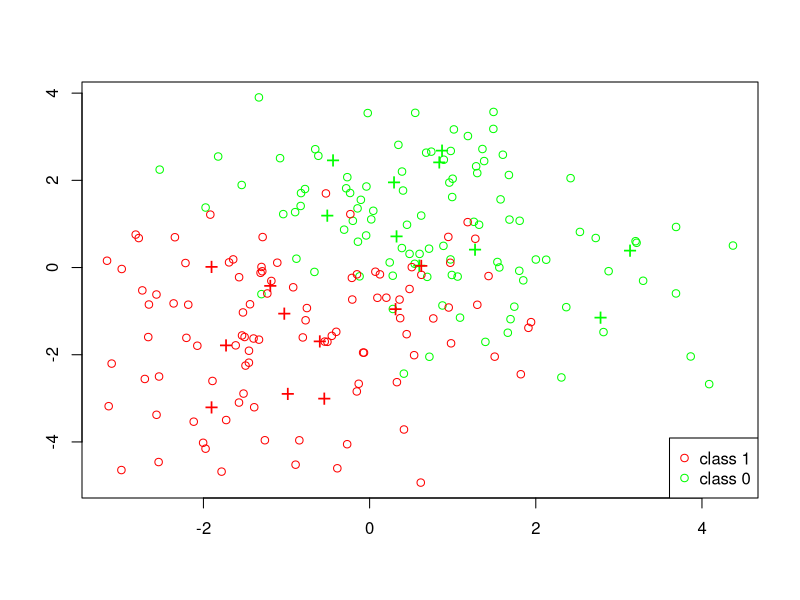
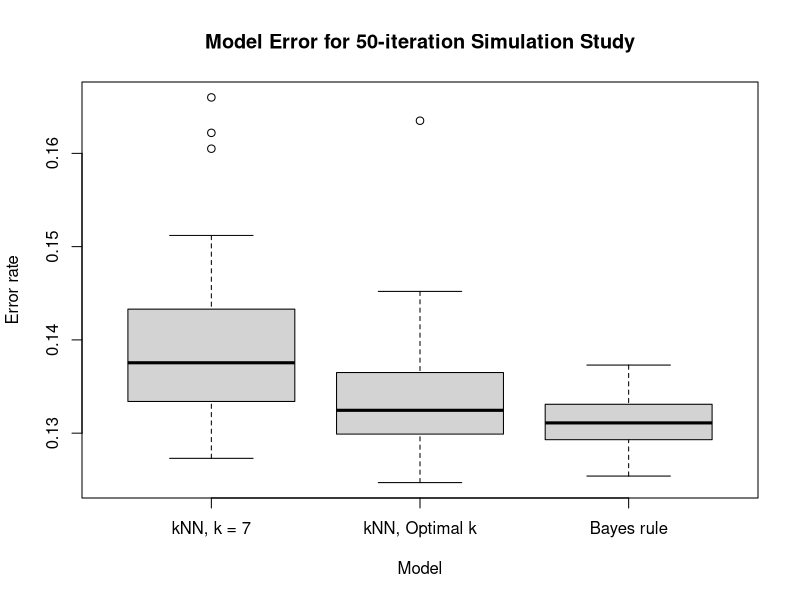

Reproduce these figures in R, in order.
## ---- chunk 1
# Set Seed
set.seed(235)

# import necessary libraries
library(class)

csize = 10
p = 2        
s_centers = 1
s_x = 1
#s_x = sqrt(1/2); 

m1 = matrix(rnorm(csize*p), csize, p)*s_centers + cbind( rep(1.0,csize), rep(1.0,csize) )
m0 = matrix(rnorm(csize*p), csize, p)*s_centers + cbind( rep(-1.0,csize), rep(-1.0,csize) )
## ---- chunk 2
# Training sample of size 200
n = 100
id1 = sample(1:csize, n, replace=TRUE)
id0 = sample(1:csize, n, replace=TRUE)  
traindata = matrix(rnorm(2*n*p), 2*n, p)*s_x + rbind(m1[id1,], m0[id0,])
dim(traindata)
Ytrain = rep(c(1, 0), each = n)

# Test sample of size 10,000

N = 5000
# Allocate the n samples for class 1  to the 10 clusters
id1 = sample(1:csize, N, replace=TRUE)
# Allocate the n samples for class 1 to the 10 clusters
id0 = sample(1:csize, N, replace=TRUE)  
testdata = matrix(rnorm(2*N*p), 2*N, p)*s_x + rbind(m1[id1,], m0[id0,])
dim(testdata)
Ytest = rep(c(1, 0), each = N)
## ---- chunk 3
plot(traindata[,1], traindata[,2], type="n", xlab="", ylab="")
points(traindata[1:n,1], traindata[1:n,2], col="green")
points(traindata[(n+1):(2*n),1], traindata[(n+1):(2*n),2], col="red")
points(m1[1:csize,1], m1[1:csize,2], pch="+", cex=1.5, col="green")
points(m0[1:csize,1], m0[1:csize,2], pch="+", cex=1.5, col="red");   
legend("bottomright", pch = c(1,1), col = c("red", "green"), legend = c("class 1", "class 0"))
## ---- chunk 4
# Euclidean helper function
euclidean_distance = function(point1, point2) {
  if (length(point1) == length(point2)) {
    return(sqrt(sum((point1 - point2)^2)))
  } else {
    stop('Vectors must be of the same length')
  }
}



knn_from_scratch = function(train, test, truth, k) {
  
  expanded_test_data = matrix(rep(test,each = nrow(train)), ncol=2)
  expanded_train_data = matrix(rep(t(train), times = nrow(test)), ncol=2, byrow = TRUE)
  # Repeat test rows to subtract from corresponding training rows
  
  train_less_test = expanded_train_data - expanded_test_data
  train_less_test_sum_squares = rowSums(train_less_test^2)
  neighbor_distances = matrix(sqrt(train_less_test_sum_squares),nrow=nrow(test), byrow=TRUE)
  # Take the sum of squares of the difference between test points from training points
  # Uses vector functionality to calculate each point's distance to neighbors
  
  nearest_neighbor_address = function(j) {
    # Handle distance ties by including all distance ties in the vote count
    extra_k = 0
    unique_j = unique(j)
    nearest = head(sort(unique_j),k)
    
    get_distance_ties <- function(i) {
      extra_k = extra_k + (sum(j == i) - 1)
    }
    
    sapply(nearest, get_distance_ties)
    
    return(head(order(j),k+extra_k))
  }
  # Function to get k nearest neighbors (temp variable j for k)
  
  neighborhood_votes = apply(neighbor_distances, 1, nearest_neighbor_address)
  # Return address of each row's nearest neighbor
  
  neighborhood_votes_v = matrix(truth[neighborhood_votes], nrow=nrow(test), byrow=TRUE)
  # Collect votes from nearest neighbor
  
  determine_winner = function(point){
    if (sum(point) > k/2) {
      return(1)
    } else if (sum(point) < k/2) {
      return(0)
    } else {
      return(sample(0:1, 1))
    }
  }
  # Determine winner given votes of k nearest neighbors. Ties are broken randomly.
  
  predictions = apply(neighborhood_votes_v, 1, determine_winner)
  return(predictions)
}
## ---- chunk 5
# k = 1
print("k = 1")
baseline_test.pred = knn(traindata, testdata, Ytrain, k=1)
table(Ytest, baseline_test.pred)
implementation_test.pred = knn_from_scratch(traindata, testdata, Ytrain, k=1)
table(Ytest, implementation_test.pred)

# k = 3
print("k = 3")
baseline_test.pred = knn(traindata, testdata, Ytrain, k=3)
table(Ytest, baseline_test.pred)
implementation_test.pred = knn_from_scratch(traindata, testdata, Ytrain, k=3)
table(Ytest, implementation_test.pred)

# k = 5
print("k = 5")
baseline_test.pred = knn(traindata, testdata, Ytrain, k=5)
table(Ytest, baseline_test.pred)
implementation_test.pred = knn_from_scratch(traindata, testdata, Ytrain, k=5)
table(Ytest, implementation_test.pred)
## ---- chunk 6
get_best_k = function(x, y) {
  
  # init variables for looping through k values
  max_k = 180
  fold_count = 10
  k_values = 1:max_k
  average_errors = rep(0, max_k)
  fold_size = floor(nrow(x) / fold_count)
  random_idx = sample(1:nrow(x))

  # loop through values of k, for each, calculate n-fold cv error
  for (k in k_values){
    # cumulative error for averaging out at the end
      error = 0
      
    for (fold in 1:fold_count){
      # calculate the index for train/validate for this fold 
      # do this by getting ordered idx (e.g. 1:10), then using that to get rand idx
      ordered_val_idx = ((fold - 1) * fold_size + 1) : (fold * fold_size)
      val_idx = random_idx[ordered_val_idx]
      
      # split data into train/val. Use negative index to exclude ones we don't want
      fold_train_x = x[-val_idx, ]
      fold_train_y = y[-val_idx]
      fold_val_x = x[val_idx, ]
      fold_val_y = y[val_idx]
      
      # Make prediction
      fold_predicted_y = knn(fold_train_x, fold_val_x, fold_train_y, k=k)
        
      # Sum the error
      error = error + sum(fold_predicted_y != fold_val_y)
    }
      
    # Add error to array to track
    average_errors[k] = error / fold_count
  }
  
  # uncomment to debug
  # plot(average_errors, xlab="k", ylab="Average error count", main="Error vs K")
  
  # Find lowest error (larger k breaks tie) which.max returns first, so reversing
  # array will get us last
  min_idx = length(average_errors) - which.min(rev(average_errors)) + 1
  min_error = average_errors[min_idx]
  best_k = k_values[min_idx]

return(best_k)
}
## ---- chunk 7
# now train model using our preferred k
best_k = get_best_k(traindata, Ytrain)
predicted = knn(traindata, testdata, Ytrain, k=best_k)
actual = Ytest
print(table(actual, predicted))
print(paste0("The value of the selected k is ", best_k))
## ---- chunk 8
# now train model using our preferred k
bayes_rule = function(x, s, m1, m0) {
  # x = x values 
  # s = sigma used to generate x
  # m0 = means of class 0 (for each center)
  # m1 - means of class 1 (for each center)
  
  # from assignment 1 (campuswire #36)
  
  # initialize variables for loop
  center_count = nrow(m1)
  numerator = rep(0, nrow(x))
  denominator  = rep(0, nrow(x))
  
  # iterate through centers, and sum for each
  for(center in 1:center_count){
    current_m1 = m1[center, ]
    current_m0 = m0[center, ]
    
    # get norm of each row
    m1_norm = apply(x - current_m1, 1, function(row) sqrt(sum(row^2)))
    m0_norm = apply(x - current_m0, 1, function(row) sqrt(sum(row^2)))
    
    # calculate numerator and denominator portions for each center
    denominator = denominator + exp(-m0_norm / (2 * s^2))    
    numerator = numerator + exp(-m1_norm / (2 * s^2))

  }
  
  # return 1 if numerator is bigger else 0
  return(as.numeric(numerator >= denominator))
}
## ---- chunk 9
# get prediction, output to table 
predicted = bayes_rule(testdata, s_x, m1, m0)
actual = Ytest
print(table(actual, predicted))
## ---- chunk 10
# parameters for the simulation
n_sims = 50
n_train = 200
n_test = 10000

# initialize data collection 
errors = matrix(0, nrow=n_sims, ncol=3)
best_ks = rep(0, n_sims)

# iterate, run each simulation
for (sim in 1:n_sims) {
  
  #####  generate data #####
  n = n_train/2
  id1 = sample(1:csize, n, replace=TRUE)
  id0 = sample(1:csize, n, replace=TRUE)  
  train_x = matrix(rnorm(2*n*p), 2*n, p)*s_x + rbind(m1[id1,], m0[id0,])
  train_y = rep(c(1, 0), each = n)

  N = n_test/2
  # Allocate the n samples for class 1  to the 10 clusters
  id1 = sample(1:csize, N, replace=TRUE)
  # Allocate the n samples for class 1 to the 10 clusters
  id0 = sample(1:csize, N, replace=TRUE)  
  test_x = matrix(rnorm(2*N*p), 2*N, p)*s_x + rbind(m1[id1,], m0[id0,])
  test_y = rep(c(1, 0), each = N)
  
  #####  run the models #####
  # knn with K  7
  predicted_y_knn7 = knn(train_x, test_x, train_y, k=7)
  
  # knn with best k
  best_k = get_best_k(train_x, train_y)
  predicted_y_knn_best = knn(train_x, test_x, train_y, k=best_k)
 
  # bayes 
  predicted_y_bayes = bayes_rule(test_x, s_centers, m1, m0)
  
  #####  store output data #####
  errors[sim, 1] = sum(predicted_y_knn7 != test_y) / n_test
  errors[sim, 2] = sum(predicted_y_knn_best != test_y) / n_test
  errors[sim, 3] = sum(predicted_y_bayes != test_y) / n_test
  best_ks[sim] = best_k
}

boxplot(errors, 
        main = 'Model Error for 50-iteration Simulation Study',
        xlab = 'Model',
        ylab = 'Error rate',
        names = c('kNN, k = 7', 'kNN, Optimal k', 'Bayes rule')
        )
## ---- chunk 11
print(summary(best_ks))
